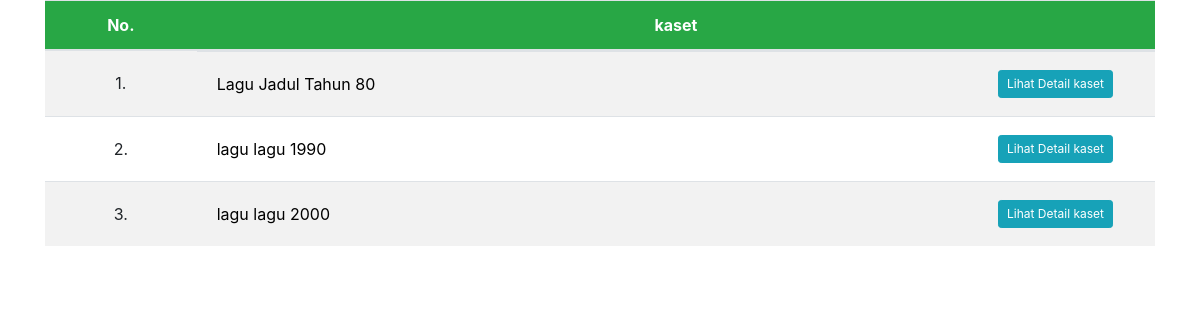
Screenshot of /Latihan6a/index.php with the database file from the repository.
### tables this page shows
CREATE TABLE `daftar_kaset` (
  `id` int(10) NOT NULL,
  `gambar` varchar(100) NOT NULL,
  `judul_kaset` varchar(100) NOT NULL,
  `rilis_kaset` varchar(100) NOT NULL,
  `stock_kaset` varchar(100) NOT NULL,
  `harga` varchar(100) NOT NULL
);

### Latihan6a/php/functions.php (called while the page is built, shortened)
<?php
    function koneksi_db() {
        $conn = mysqli_connect ("localhost", "root", "");
        mysqli_select_db ($conn, "pw_tubes_203040092");
        return $conn;
    }
    function query($sql) {
        $conn = koneksi_db();
        $result = mysqli_query($conn, "$sql");
        $rows = [];
        while ($row = mysqli_fetch_assoc($result)) {
            $rows[] = $row;
        }
        return $rows;
    }
?>

### Latihan6a/index.php (the view, shortened to what this page needs)
<?php
    require 'php/functions.php';
    $toko_Kaset = query("SELECT * FROM daftar_kaset");
?>
<!DOCTYPE html>
<html lang="en">
<head>
    <link rel="stylesheet" href="./css/index.css">
    <link rel="stylesheet" href="./css/bootstrap.css">
</head>
<body>
    <div class="container">
        <table class="table table-striped">
            <thead>
                <tr class="bg-success text-center text-white">
                    <th scope="col">No.</th>
                    <th scope="col" colspan="2">kaset</th>
                </tr>
            </thead>
            <tbody>
                <?php foreach($toko_Kaset as $kaset) : ?>
                <tr>
                    <td>
                        <div class="id-kaset">
                            <p class="text-center"><?= $kaset["id"]; ?>.</p>
                        </div>
                    </td>
                    <td class="d-flex justify-content-between align-items-center">
                        <div class="judul-kaset">
                            <p><?= $kaset["judul_kaset"]; ?></p>
                        </div>
                        <div class="btn-detail-kaset">
                            <a class="btn btn btn-info btn-sm" href="./php/detail.php?id=<?= $kaset["id"]; ?>">Lihat
                                Detail kaset</a>
                        </div>
                    </td>
                </tr>
                <?php endforeach; ?>
            </tbody>
        </table>
    </div>
</body>
</html>

### Latihan6a/css/index.css (style rules this page uses)
body { font-family: Montserrat; font-size: 18px; }
.id-kaset p, .judul-kaset p { margin: 8px !important; }
.judul-kaset p { text-decoration: none; line-height: 1.5; color: #000; }
.btn-detail-kaset .btn { font-size: 12px !important; margin-right: 30px; }

### rows the page displays
daftar_kaset: id "1", judul_kaset "Lagu Jadul Tahun 80"
daftar_kaset: id "2", judul_kaset "lagu lagu 1990"
daftar_kaset: id "3", judul_kaset "lagu lagu 2000"
